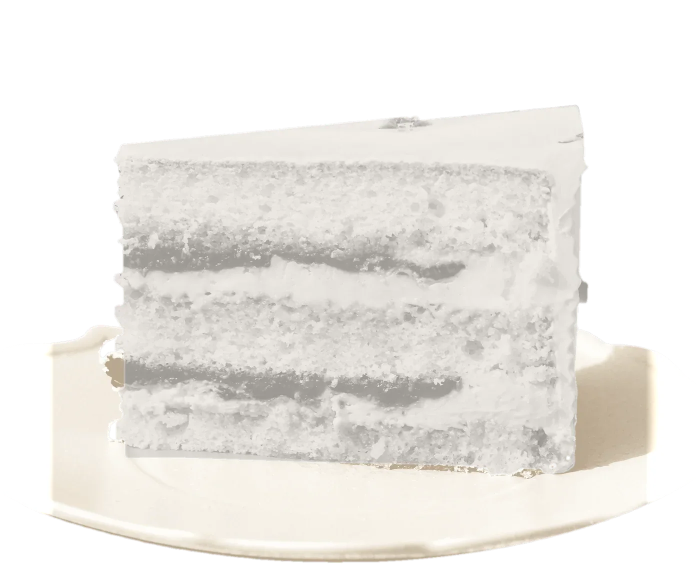
#> input picture tort/img/cake/base.webp, 1400 x 1138 px (shown at 1/2 size); its folder holds only this picture in this run
$ python unpremultiply.py
#> lines starting #> are read from the running program, lines starting #| are printed output that depends on the picture
"""Убирает тёмную кайму на краях слоёв торта: при экспорте полупрозрачные
пиксели были смешаны с чёрным фоном. Восстанавливает цвет делением на альфу
и слегка растворяет нижнюю кромку коржей. Запуск: python3 _build/unpremultiply.py"""
from PIL import Image, ImageFilter
import numpy as np, glob, os
D=os.path.join(os.path.dirname(__file__),'..','img','cake')
for f in sorted(glob.glob(os.path.join(D,'*.webp'))):
    im=Image.open(f).convert('RGBA'); a=np.asarray(im).astype(np.float32)
#> further down, im is the input picture: PIL image 1400x1138 RGBA; mean R, G, B, A 136, 133.4, 129, 145.6
    rgb,al=a[...,:3],a[...,3:4]
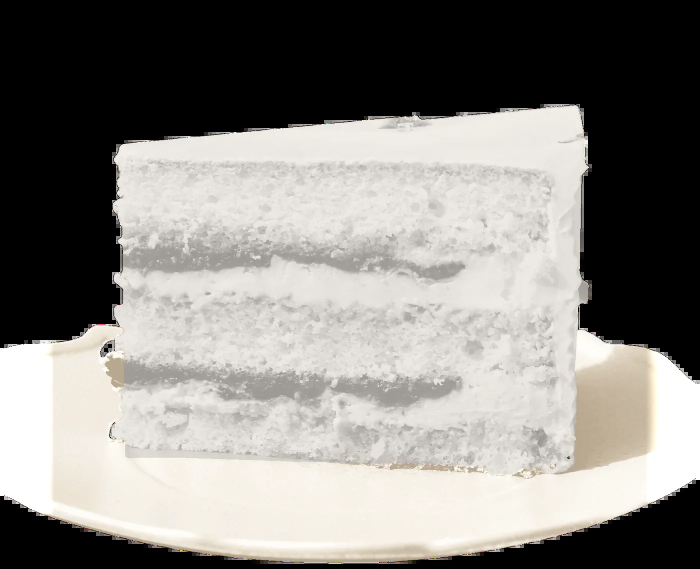
#> rgb: shape (1138, 1400, 3) float32 (shown at 1/2 size); mean R, G, B 136.1, 133.3, 129
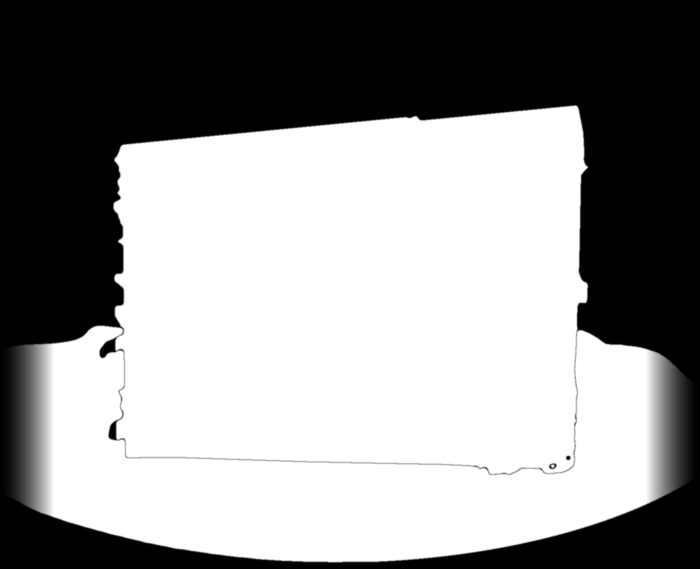
#> al: shape (1138, 1400, 1) float32 (shown at 1/2 size); min 0, max 255, mean 145.6
    k=np.where(al>0,255.0/np.maximum(al,1),0)
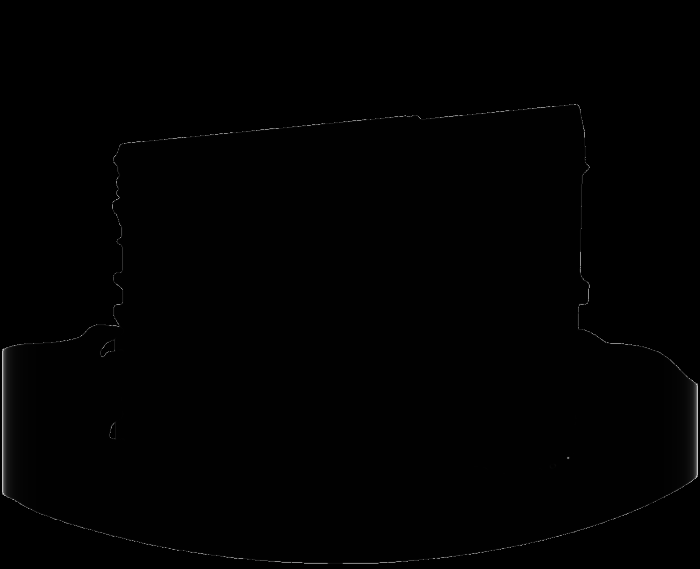
#> k: shape (1138, 1400, 1) float32 (shown at 1/2 size); min 0, max 255, mean 1.3
    k=np.minimum(k,255.0/24)           # не раздувать шум у почти прозрачных пикселей
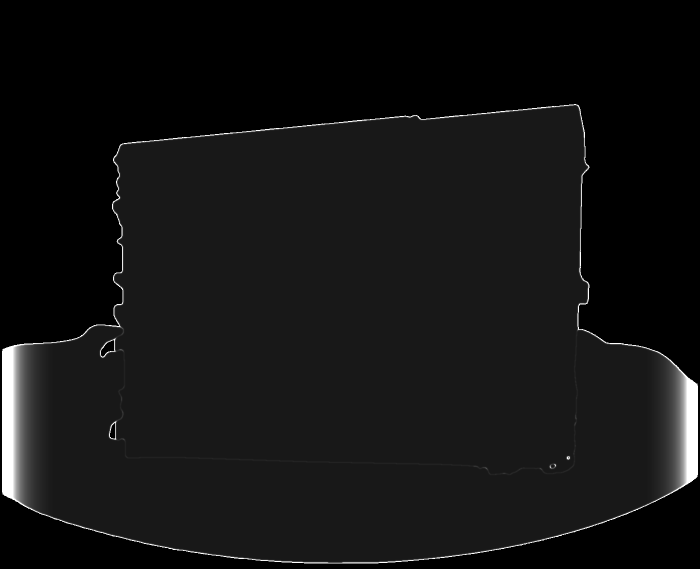
#> k: shape (1138, 1400, 1) float32 (shown at 1/2 size); min 0, max 10.62, mean 0.775; drawn with min black and max white
    rgb=np.clip(rgb*k,0,255)
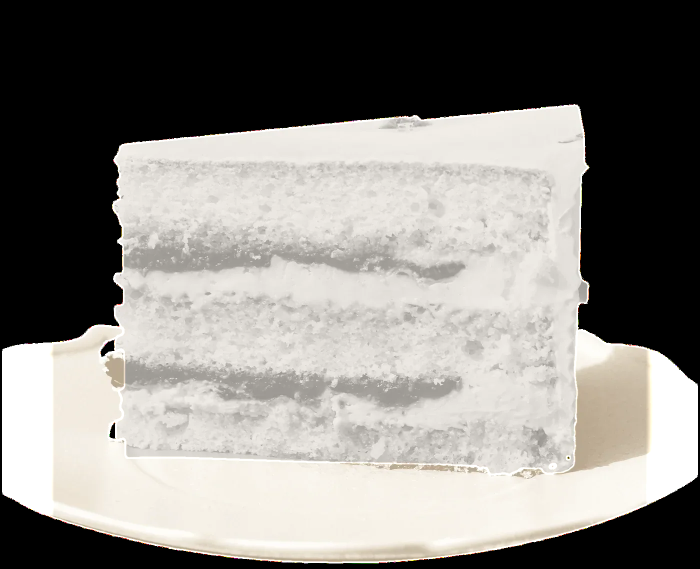
#> rgb: shape (1138, 1400, 3) float32 (shown at 1/2 size); mean R, G, B 135.6, 132.8, 128.6
    # у почти прозрачных краёв берём цвет ближайшего непрозрачного соседа (без чёрного)
    name=os.path.basename(f)
    out=np.concatenate([rgb,al],axis=2).astype(np.uint8)
    res=Image.fromarray(out,'RGBA')
    if name.startswith('sponge-'):
        # мягкая нижняя кромка: альфа коржа растворяется на последних 5 px
        A=np.asarray(res.split()[3]).astype(np.float32)
        H,W=A.shape
        # для каждого столбца найти нижний непрозрачный пиксель
        cols=np.where(A>128)
        bottom=np.full(W,-1)
        for x in range(W):
            ys=np.nonzero(A[:,x]>128)[0]
            if ys.size: bottom[x]=ys[-1]
        for x in range(W):
            b=bottom[x]
            if b<0: continue
            for i in range(6):
                y=b-i
                if y<0: break
                A[y,x]*= (i+1)/7.0 if i<6 else 1
        res.putalpha(Image.fromarray(A.astype(np.uint8),'L').filter(ImageFilter.GaussianBlur(.6)))
    res.save(f,quality=84,method=6)
    print(name,os.path.getsize(f)//1024,'KB')

$ run again, on tort/img/cake/decor-flowers.webp
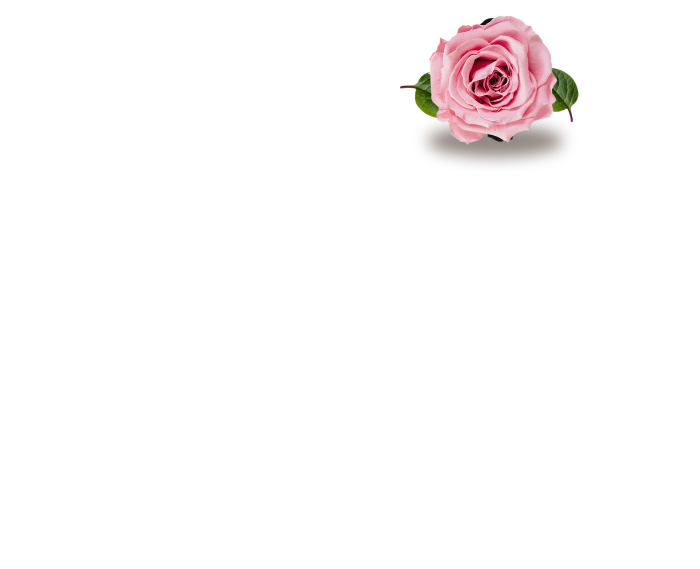
#> input picture tort/img/cake/decor-flowers.webp, 1400 x 1138 px (shown at 1/2 size)
#> im is the input picture: PIL image 1400x1138 RGBA; mean R, G, B, A 8.1, 5.6, 5.7, 9.7
#> `rgb,al=a[...,:3],a[...,3:4]`:
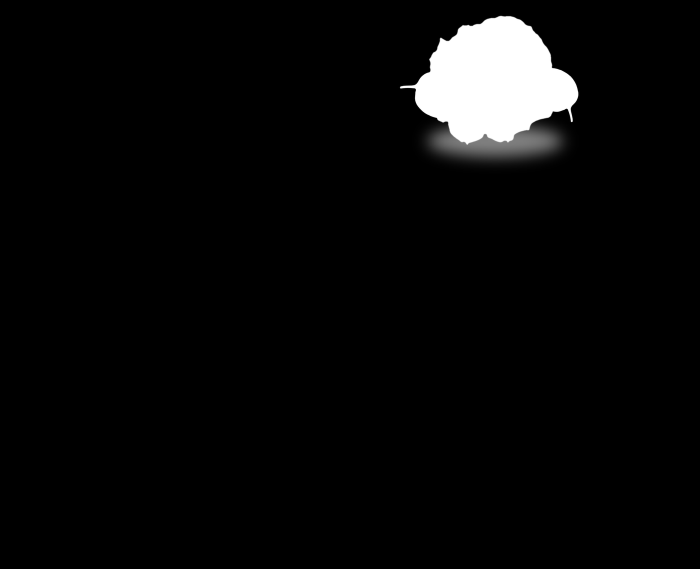
#> al: shape (1138, 1400, 1) float32 (shown at 1/2 size); min 0, max 255, mean 9.7
#> `k=np.minimum(k,255.0/24)`:
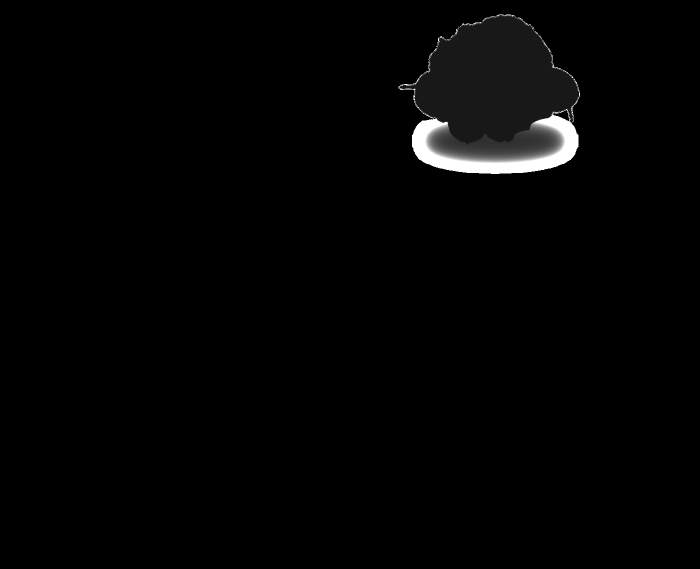
#> k: shape (1138, 1400, 1) float32 (shown at 1/2 size); min 0, max 10.62, mean 0.158; drawn with min black and max white

$ run again, on tort/img/cake/fill-berry.webp
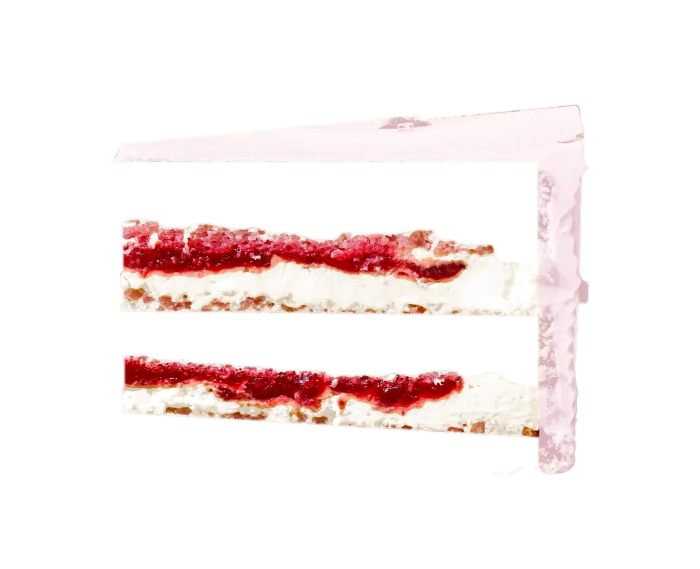
#> input picture tort/img/cake/fill-berry.webp, 1400 x 1138 px (shown at 1/2 size)
#> im is the input picture: PIL image 1400x1138 RGBA; mean R, G, B, A 51.6, 41.5, 40.3, 53.6
#> `k=np.minimum(k,255.0/24)`:
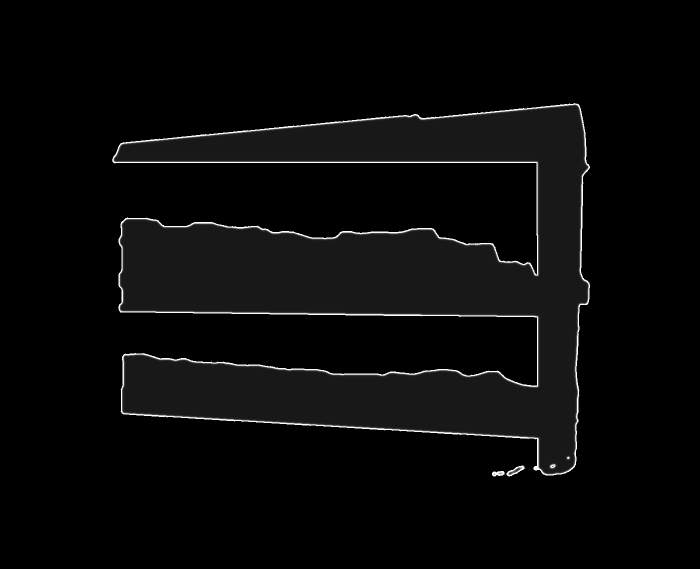
#> k: shape (1138, 1400, 1) float32 (shown at 1/2 size); min 0, max 10.62, mean 0.356; drawn with min black and max white
#> `rgb=np.clip(rgb*k,0,255)`:
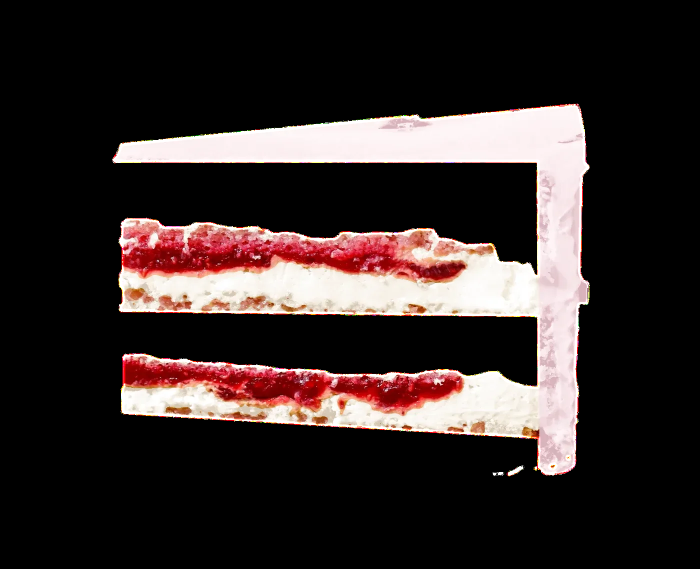
#> rgb: shape (1138, 1400, 3) float32 (shown at 1/2 size); mean R, G, B 52.5, 42.2, 41
